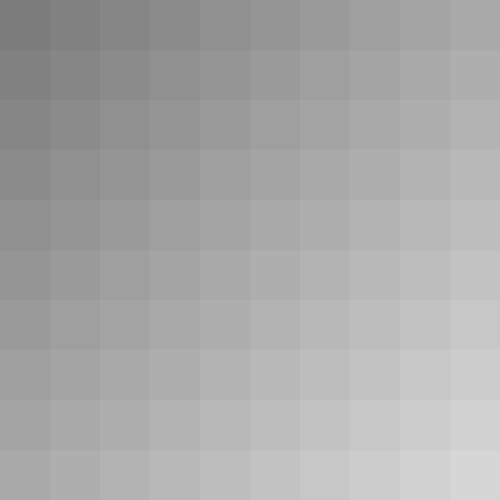
Frame 1 (no input)
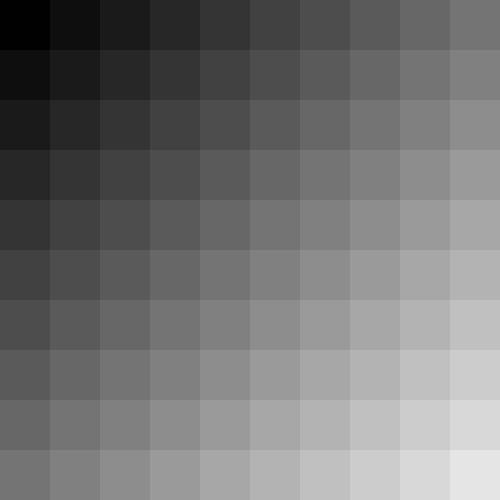
Frame 60 (the mouse pressed at the canvas centre just before this capture)
Frame 120 (the mouse held since frame 60 and released just before this capture): identical to frame 60, image omitted

The Processing sketch that drew these frames (run headless with seeded random() and noise(); from frame 60 on, the mouse is pressed at the canvas centre):

// Processing sketch: actividad07_02
// ── actividad07_02.pde

// color 1
int color1red=0, color1green=0, color1blue=0;
color color1 = color(color1red, color1green, color1blue);

// color 2
int color2red=255, color2green=255, color2blue=255;
color color2 = color(color2red, color2green, color2blue);


void setup() {
  // canvas cuadrado
  size(500, 500);
}

void draw() {
  int n = 10;
  int size = width / n;

  // iterar de 0 a 9 en el eje x
  for (int x = 0; x < n; x++) {
    // iterar de 0 a 9 en el eje y
    for (int y = 0; y < n; y++) {

      // usar lerpColor para interpolar entre cada uno de los canales rojo, verde y azul
      // basado en la diferencia entre cada par de colores y la
      // division (x+y) / 2n
      color c1 = lerpColor(color1red, color2red, (x+y) / (2.0*n) );
      color c2 = lerpColor(color1green, color2green, (x+y) / (2.0*n) );
      color c3 = lerpColor(color1blue, color2blue, (x+y) / (2.0*n) );

      // actualizar el color de la linea
      //stroke(c1, c2, c3);
      //line(x, 0, x, height-1);

      noStroke();
      fill(c1, c2, c3, 100);

      rect(x*size, y*size, size, size);
    }
  }
}

// guardar imagen
// nombre con tiempo en milisegundos
void keyPressed() {
  save("imagen"+millis()+".png");
}
